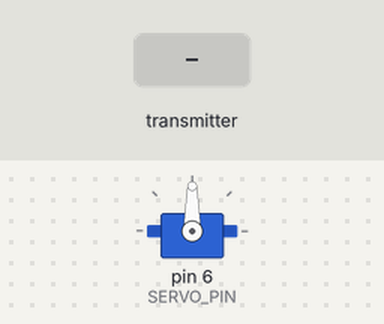
Recording of a sketch running on a simulated Arduino Uno, built with avr-gcc and run on an emulated ATmega328P. On the bench: servo. The test bench sets the inputs (shaded band). No radio packets arrive unless stated; what the sketch prints to the serial monitor is not drawn.

Above: at 1.2 s.
1.3 s: the transmitter starts sending light = 0
At 2.4 s:
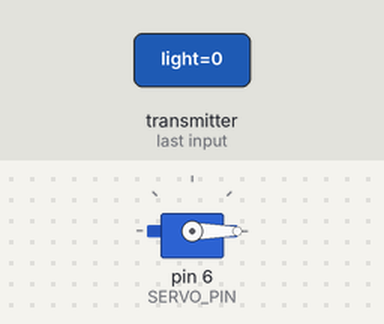
2.8 s: the transmitter starts sending LX = 100
At 3.5 s:
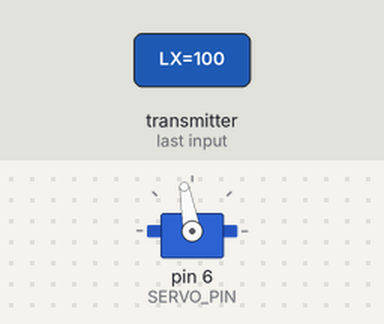
4.3 s: the transmitter starts sending LX = 0
At 5.5 s:
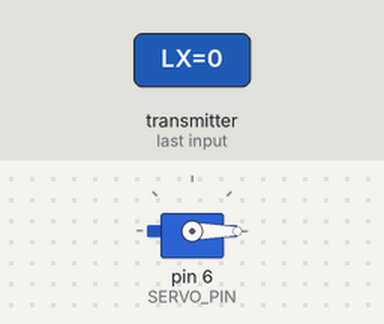
5.8 s: the transmitter starts sending LX = -100
At 6.7 s:
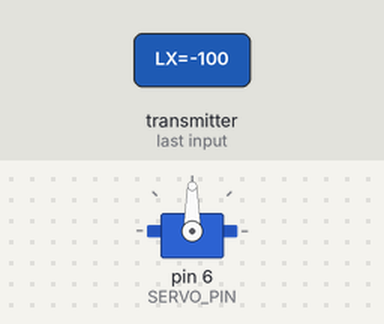
Timing chart, 0 to 8.4 s (numbered marks = the images above; inputs shaded):
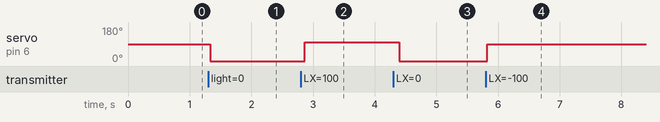

Measured:
- after the input at 1.3 s, servo on pin 6 (SERVO_PIN): 90° → 0° at once
- after the input at 2.8 s, servo on pin 6 (SERVO_PIN): 0° → 100° after 0.06 s
- after the input at 4.3 s, servo on pin 6 (SERVO_PIN): 100° → 0° after 0.10 s
- after the input at 5.8 s, servo on pin 6 (SERVO_PIN): 0° → 90° at once

The sketch:

ReceiverDemo.ino
```cpp
// ----------------ESP32通用开发板的【接收端】-----------------------------------------------------------------------
#include <SPI.h>
#include <nRF24L01.h>
#include <RF24.h>

#include <Servo.h> // 声明调用Servo.h库
#define SERVO_PIN 6//宏定义舵机控制引脚
Servo myservo;   //创建一个舵机类，命名为myservo

RF24 radio(9, 10); // CE, CSN   频率默认10000000Hz（10MHz）

const byte address[6] = "00001";

struct TANK_KVS
{
	// 4个前端按键
	bool light = 0;
	bool power = 0;
	bool trigger = 1;

	// int8_t 是有符号char型 -128 到 127
	int8_t LX = 0;
	int8_t LY = 0;
	int8_t RX = 0;
	int8_t RY = 0;
};

TANK_KVS tank_kvs;

void setup() {
   Serial.begin(9600);
   myservo.attach(SERVO_PIN);
   radio.begin();
   radio.openReadingPipe(0, address);  // 接收端打开通信通道
   radio.setPALevel(RF24_PA_MIN);      // 设置通信功率，参数可选：RF24_PA_MIN, RF24_PA_LOW, RF24_PA_HIGH, RF24_PA_MAX
   radio.startListening();             // 开始监听，即设置为接收端
   Serial.println("我是接收端");
}

void loop() {
   delay(100);
   if (radio.available()) {            // 是否有可用的数据（是否收到数据）
       radio.read(&tank_kvs, sizeof(tank_kvs));
       Serial.println("通讯正常");
       if(tank_kvs.LX>=0){
        Serial.println("控制舵机正");
        myservo.write(tank_kvs.LX);
       }
       else{
        Serial.println("控制舵机反");
        myservo.write((90/100)*tank_kvs.LX+90);
       }
   }
}
```
